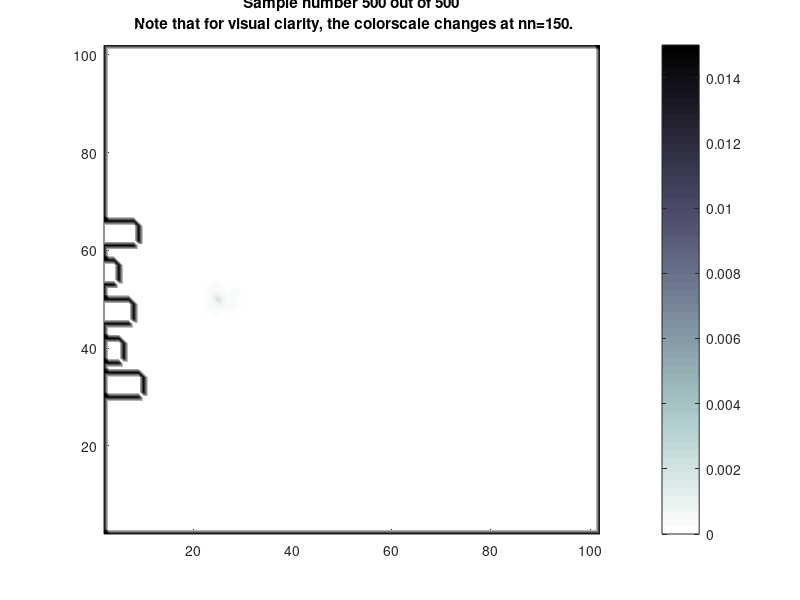

This figure's MATLAB source:
%% **************************************************
%
% Example 3D-FDTD code to simulate scattering
%
% v1.0 - July 2015
%
% Jonathan Sheaffer, Ben-Gurion University, Israel
% Trevor Cox, University of Salford, UK
%


clear
close
clc

%% ************************************************** 
% DEFINE SIMULATION PARAMETERS
%
roomDims = [6,6,4];        % Room dimensions [Lx, Ly, Lz] in meters
srcPos = [3,1.5,2];        % Source position [x,y,z] in meters 

fs=10000;                  % Sample rate (Hz)
lam=sqrt(1/3);             % Courant number
c=343.5;                   % Speed of sound in air
simLength = 0.05;          % Simulation length (seconds)
ra = 1e-10;                % Admittance of rigid materials

T=1/fs;                    % (temporal) sample period
X=c*T/lam;                 % (spatial) sample period

maxc = 0.03;               % caxis limits (for visualisation only)

roomDimsD = round(roomDims/X)+2;    % Room dimensions [Nx,Ny,Nz] in nodes
srcPosD = round(srcPos/X);          % Discrete source position
maxN = round(simLength/T);

%% **************************************************
% DESIGN EXCITATION FUNCTION
%
% We design a simple Gaussian pulse, and pass it through a 
% DC blocking filter (to avoid exciting near zero frequency)
%
fc = 0.075;     % Cutoff frequency (normalised 0.5=nyquist)
n0 = 30;        % Initial delay (samples)
sigma=sqrt(2*log(2))/(2*pi*(fc/T));
n=0:maxN;
srcFn=exp(-T^2*(n-n0).^2/(2*sigma^2));
srcFn=filter([1 -1], [1 -0.995], srcFn); % DC Blocker

%% **************************************************
% ALLOCATE MATRICES
%
p = zeros([roomDimsD 3]);   % Pressure matrix (Nx x Ny x Nz x 3)
                            % Fourth dimension is discrete time
                            % (:,:,:,1) is (n+1)
                            % (:,:,:,2) is (n)
                            % (:,:,:,3) is (n-1)
                            
K = zeros(roomDimsD);       % Node classification mask
                            % 6 = air, 5 = surface, 4 = edge, 3 = corner
                            % All nodes are air by default
                            
beta = ones(roomDimsD)*ra;  % Boundary admittance mask
                            % default is rigid material ("ra")
                            
% Define shift vectors
ll=2:roomDimsD(1)-1;
mm=2:roomDimsD(2)-1;
ii=2:roomDimsD(3)-1;

%% **************************************************
% DEFINE BOUNDARY CONDITIONS
%

% Walls - absorptive
K(2,:,:)=5;         beta(2,:,:)=1;      
K(end-1,:,:)=5;     beta(end-1,:,:)=1;
K(:,2,:)=5;         beta(:,2,:)=1;
K(:,end-1,:)=5;     beta(:,end-1,:)=1; 
K(:,:,2)=5;         beta(:,:,2)=1;
K(:,:,end-1)=5;     beta(:,:,end-1)=1;

K(3:end-2,3:end-2,3:end-2)=6; 

% Scatterer - reflective
K(30:35,2:10,2:end-1)=0;            
K(30,2:10,2:end-1)=5;
K(35,2:10,2:end-1)=5;
K(30:35,10,2:end-1)=5;
K(30:35,2,2:end-1)=5;
K(30,10,2:end-1)=6;
K(35,10,2:end-1)=6;

K(37:42,2:6,2:end-1)=0;            
K(37,2:6,2:end-1)=5;
K(42,2:6,2:end-1)=5;
K(37:42,6,2:end-1)=5;
K(37:42,2,2:end-1)=5;
K(37,6,2:end-1)=6;
K(42,6,2:end-1)=6;

K(45:50,2:8,2:end-1)=0;            
K(45,2:8,2:end-1)=5;
K(50,2:8,2:end-1)=5;
K(45:50,8,2:end-1)=5;
K(45:50,8,2:end-1)=5;
K(45,8,2:end-1)=6;
K(50,8,2:end-1)=6;

K(53:58,2:5,2:end-1)=0;            
K(53,2:5,2:end-1)=5;
K(58,2:5,2:end-1)=5;
K(53:58,5,2:end-1)=5;
K(53:58,5,2:end-1)=5;
K(53,5,2:end-1)=6;
K(58,5,2:end-1)=6;

K(61:66,2:9,2:end-1)=0;            
K(61,2:9,2:end-1)=5;
K(66,2:9,2:end-1)=5;
K(61:66,9,2:end-1)=5;
K(61:66,9,2:end-1)=5;
K(61,9,2:end-1)=6;
K(66,9,2:end-1)=6;


%% **************************************************
% PREPARE SIMULATION
%

% Intermediate boundary matrix
BK = (6-K)*lam.*beta/2;
zero_K=find(K==0);

% Visualisation infrastructure
bv=K(:,:,srcPosD(3)); bv(bv==6)=0;
pl = abs(p(:,:,srcPosD(3),1));
h1=surface(bv); hold on;
h2=pcolor(pl); colormap(flipud(bone)); hold off;
colorbar;
caxis([0 maxc]);
xlim([2 roomDimsD(1)-1]);
ylim([2 roomDimsD(2)-1]);
shading interp;

%% **************************************************
% EXECUTE SIMULATION
%
for nn=2:maxN

    % Update the grid
    p(ll,mm,ii,1) = ((2-K(ll,mm,ii)*lam^2).*p(ll,mm,ii,2) + (BK(ll,mm,ii)-1).*p(ll,mm,ii,3) ...
        + (lam^2) * (p(ll+1,mm,ii,2) + p(ll-1,mm,ii,2) + p(ll,mm+1,ii,2) ...
        + p(ll,mm-1,ii,2) + p(ll,mm,ii+1,2) + p(ll,mm,ii-1,2))) ./ (1+BK(ll,mm,ii));

    % Enforce zero pressure at 'dead spaces' (inside objects)
    p(zero_K)=0;

    % Inject the source (soft source)
    p(srcPosD(1),srcPosD(2),srcPosD(3),2) = p(srcPosD(1),srcPosD(2),srcPosD(3),2) + srcFn(nn);
    
    % Shift matrices in time
    p(:,:,:,3) = p(:,:,:,2);
    p(:,:,:,2) = p(:,:,:,1);
    
    % Visualise in 2D
    % Plane parallel to the floor at the source's height
    % Absolute value of pressure, linear scale
    pl = abs(p(:,:,srcPosD(3),1));
    set(h2,'CData',pl);
    if nn==150, maxc=maxc/2; caxis([0 maxc]); end
    title(sprintf('Sample number %d out of %d\n Note that for visual clarity, the colorscale changes at nn=150.',nn,maxN));
    drawnow;    
end